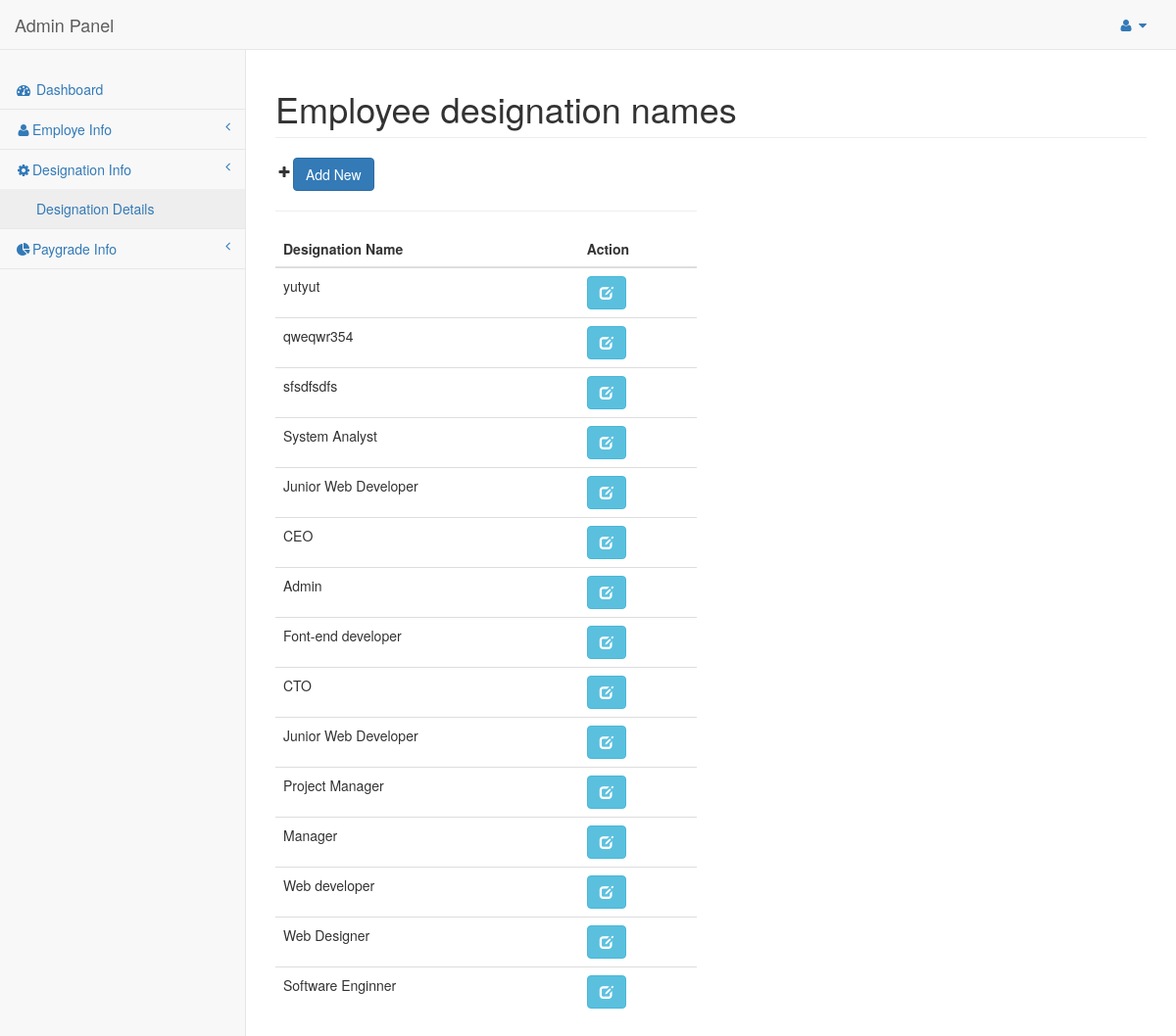
/?page=view/designation.php, run on an earlier commit of the app's database.
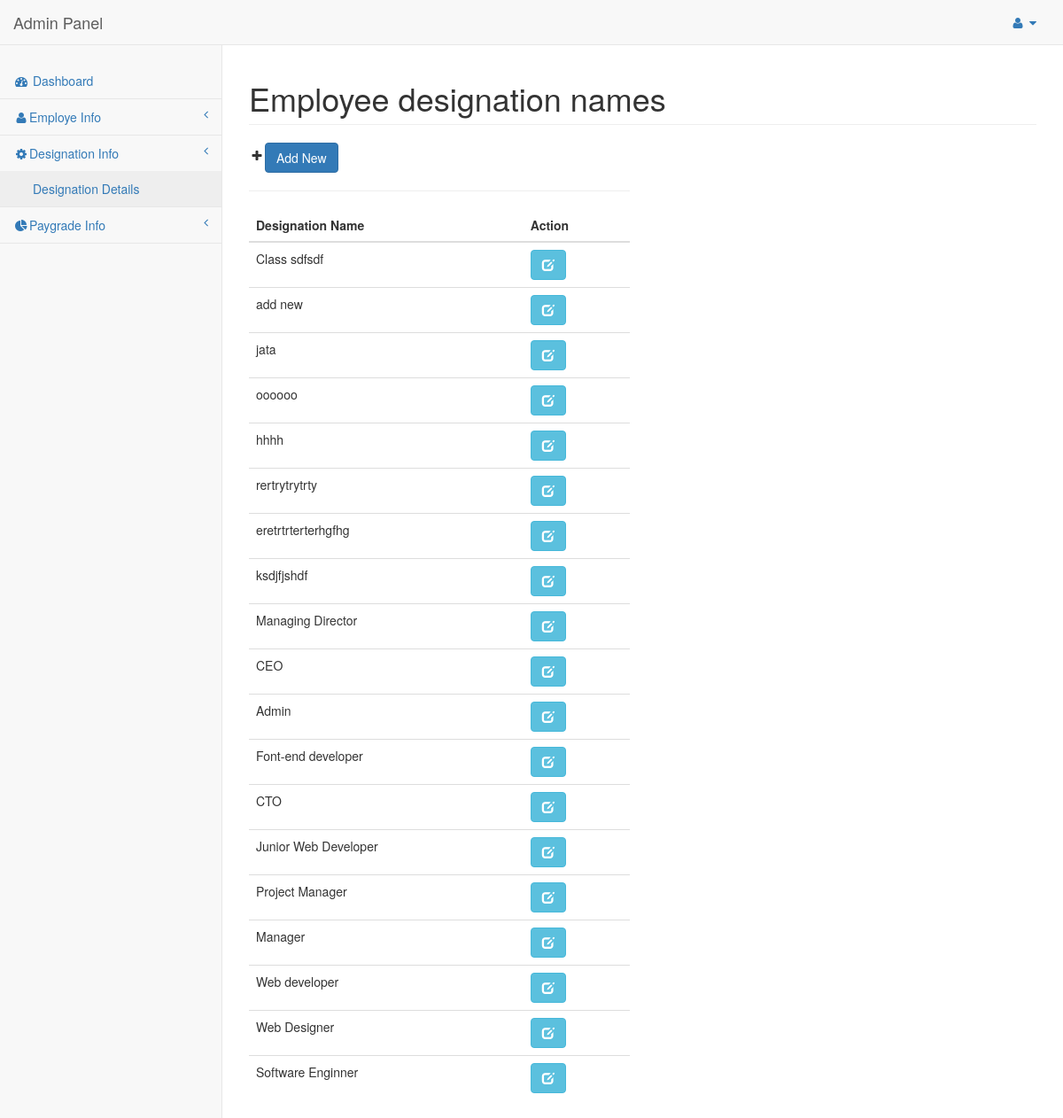
And on a later commit of the database.
### tables this page shows
CREATE TABLE `designations` (
  `id` int(11) NOT NULL,
  `designation` varchar(50) NOT NULL
);

### src/help_function.php (called while the page is built)
<?php
function case_title($label){
   return  ucwords(str_replace("_", " ",$label));
}
?>

### src/Database.php (called while the page is built, shortened)
<?php
class Database
{
    public $host = DB_HOST;
    public $user = DB_USER;
    public $pass = DB_PASS;
    public $db_name = DB_NAME;
    public $link;
    private function connect(){
        $this->link = new mysqli($this->host,$this->user,$this->pass,$this->db_name);
    }
    public function select($query){
       $result = $this->link->query($query);
        if($result->num_rows > 0){
            return $result;
        }else{
            return false;
        }
    }
}
?>

### view/designation.php (the view, shortened to what this page needs)
  <?php
include_once('src/Database.php');
$db=new Database();
$query = "SELECT * FROM designations ORDER BY id DESC";
$designation= $db->select($query);
?>
  <div class="row">
    <div class="col-md-12">
          <h1 class="page-header">Employee designation names</h1>
          <div class="row">
            <div class="col-lg-6">
              <div id="emp_table">
                <table class="table">
                  <thead>
                  <tr>
                    <th>Designation Name</th>
                    <th>Action</th>
                    <i class="fa fa-plus fa-fw"></i><button type="button" class="btn btn-primary" data-toggle="modal" data-target="#myModal">Add New</button>
                  </tr>
                  </thead>
                  <tbody>
                  <hr>
                <?php while ($row = $designation->FETCH_ASSOC()): ?>
                  <tr>
                    <td><?php echo $row['designation']; ?></td>
                     <td>
                         <a href="?page=view/edit_designation.php&id=<?php echo $row['id'] ?>"  class="btn btn-info" >
                           <span class="glyphicon glyphicon-edit"></span>
                         </a>
                    </td>
                  </tr>
                <?php endwhile;?>
                  </tbody>
                </table>
                </div>
            </div>
          </div>
        </div>
    </div>
</div>

### include/header.php (shortened to what this page needs)
<!DOCTYPE html>
<html lang="en">
<head>
    <link href="vendor/css/bootstrap.min.css" rel="stylesheet">
    <link href="vendor/css/metisMenu.min.css" rel="stylesheet">
    <link href="vendor/css/sb-admin-2.css" rel="stylesheet">
    <link href="vendor/css/morris.css" rel="stylesheet">
    <link href="vendor/css/font-awesome.min.css" rel="stylesheet" type="text/css">
</head>

### index.php (shortened to what this page needs)
<?php include_once 'include/header.php'; ?>
<body>
    <div id="wrapper">
      <?php include_once 'include/sidebar.php'; ?>
        <div id="page-wrapper">
            <?php
                        if(isset($_GET['page']) or !empty($_GET['page'])){
                           include_once($_GET['page']);
                        }else{
                            include_once("view/main.php");
                        }
                    ?>
        </div>
</body>
</html>

### include/sidebar.php (shortened to what this page needs)
<?php include_once('src/help_function.php');?>
<nav class="navbar navbar-default navbar-static-top" role="navigation" style="margin-bottom: 0">
            <div class="navbar-header">
                <a class="navbar-brand" href="index.html">Admin Panel</a>
            </div>
            <ul class="nav navbar-top-links navbar-right">
               <li class="dropdown">
                    <a class="dropdown-toggle" data-toggle="dropdown" href="#">
                        <i class="fa fa-user fa-fw"></i> <i class="fa fa-caret-down"></i>
                    </a>
                </li>
            </ul>
            <div class="navbar-default sidebar" role="navigation">
                <div class="sidebar-nav navbar-collapse">
                    <ul class="nav" id="side-menu">
                        <br/>
						<li>
                            <a href="?page=view/main.php"><i class="fa fa-dashboard fa-fw"></i> Dashboard</a>
                        </li>
                        <li>
                            <a href="#"><i class="fa fa-user fa-fw"></i><?php echo case_title("employe_info");?><span class="fa arrow"></span></a>
                        </li>
						 <li>
                            <a href="#"><i class="fa fa-cog fa-fw"></i><?php echo case_title("designation_info");?><span class="fa arrow"></span></a>
                            <ul class="nav nav-second-level">
                                <li>
                                    <a href="?page=view/designation.php"><?php echo case_title("designation_details");?></a>
                                </li>
                            </ul>
                        </li>
                        <li>
                            <a href="#"><i class="fa fa-pie-chart fa-fw"></i><?php echo case_title("paygrade_info");?><span class="fa arrow"></span></a>
                        </li>
                    </ul>
                </div>
            </div>
        </nav>

What changed in the data, as far as the page shows it:
removed designations: designation "yutyut"
removed designations: designation "qweqwr354"
removed designations: designation "sfsdfsdfs"
removed designations: designation "System Analyst"
removed designations: designation "Junior Web Developer"
added designations: designation "Class sdfsdf"
added designations: designation "add new"
added designations: designation "jata"
added designations: designation "oooooo"
added designations: designation "hhhh"
added designations: designation "rertrytrytrty"
added designations: designation "eretrtrterterhgfhg"
added designations: designation "ksdjfjshdf"
added designations: designation "Managing Director"
